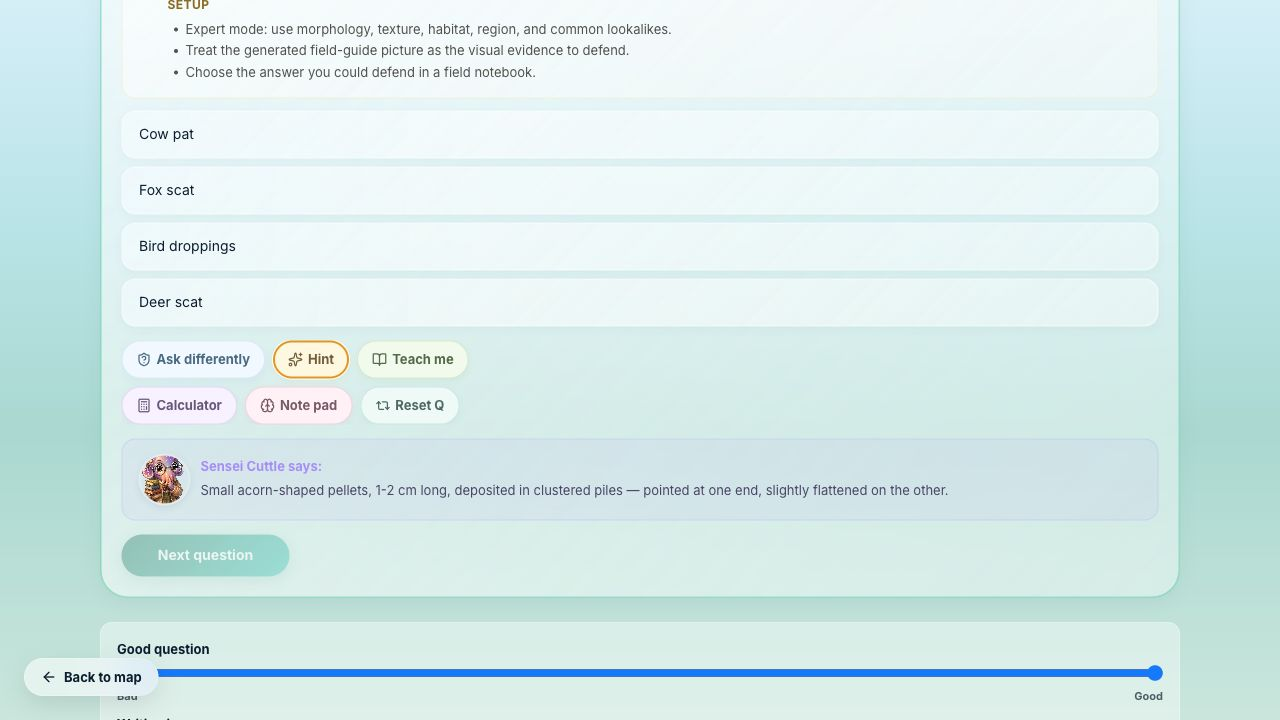
#> input picture reports/guess-thing-scat-master-smoke.png, 1280 x 720 px
$ python split.py ../../../../../reports/guess-thing-scat-master-smoke.png out
#> lines starting #> are read from the running program, lines starting #| are printed output that depends on the picture
import sys
from PIL import Image
import os

img_path = sys.argv[1]
out_dir = sys.argv[2]

os.makedirs(out_dir, exist_ok=True)

img = Image.open(img_path)
#> img is the input picture: PIL image 1280x720 RGB; mean R, G, B 215, 235.1, 235
width, height = img.size
#> width = 1280; height = 720

# Quadrant boundaries
mid_x = width // 2
#> mid_x = 640
mid_y = height // 2
#> mid_y = 360

# Crop regions: (left, upper, right, lower)
quadrants = {
    'gila-monster.png': (0, 0, mid_x, mid_y),
    'desert-bighorn-sheep.png': (mid_x, 0, width, mid_y),
    'beaver.png': (0, mid_y, mid_x, height)
    # the 4th quadrant is ignored
}

for name, box in quadrants.items():
    cropped = img.crop(box)
    cropped.save(os.path.join(out_dir, name))
    print(f"Saved {name}")
#> this loop made 3 passes
#> pass 1, `cropped = img.crop(box)`:
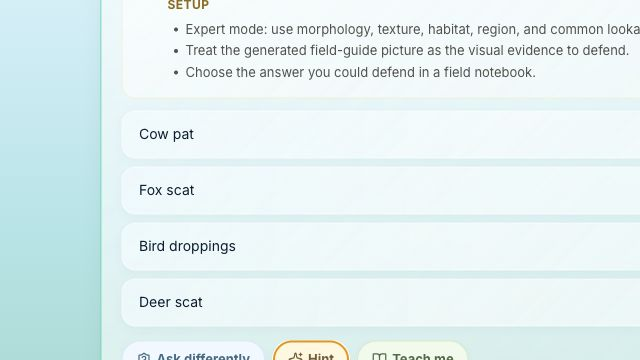
#> cropped: PIL image 640x360 RGB; mean R, G, B 226.4, 240.8, 242
#> pass 2, `cropped = img.crop(box)`:
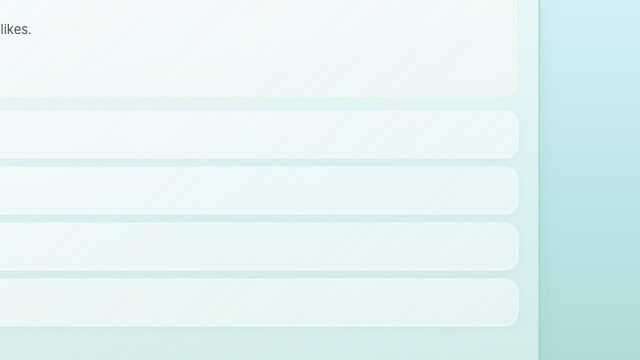
#> cropped: PIL image 640x360 RGB; mean R, G, B 226.1, 243, 244.1
#> pass 3, `cropped = img.crop(box)`:
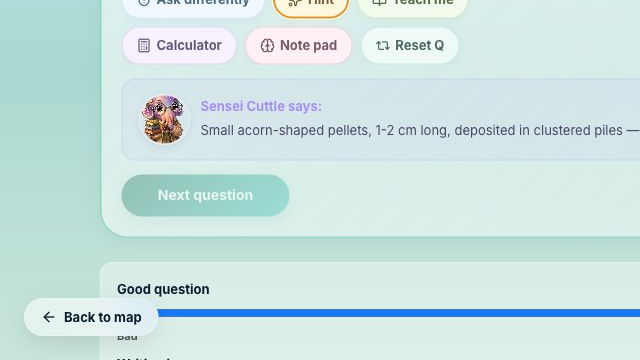
#> cropped: PIL image 640x360 RGB; mean R, G, B 204.1, 227.2, 226.2
